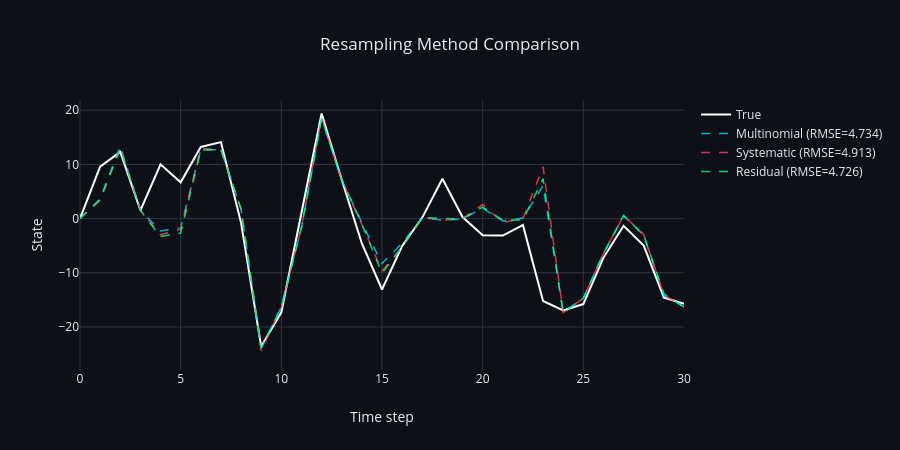

Source (notebook cell):
### Code cell
# Visualize differences (use subset for clarity)
fig = go.Figure()

fig.add_trace(
    go.Scatter(x=time, y=true_states, mode='lines',
               name='True', line=dict(color='white', width=2))
)

colors = ['#00d4ff', '#ff4757', '#00ff88', '#ffb800']
for (name, data), color in zip(results.items(), colors):
    fig.add_trace(
        go.Scatter(x=time, y=data['estimates'], mode='lines',
                   name=f"{name} (RMSE={data['rmse']:.3f})",
                   line=dict(color=color, width=1.5, dash='dash'), opacity=0.8)
    )

fig.update_layout(
    template=dark_template,
    title='Resampling Method Comparison',
    xaxis_title='Time step',
    yaxis_title='State',
    xaxis=dict(range=[0, 30]),  # Zoom in for detail
    height=450
)
fig.show()
